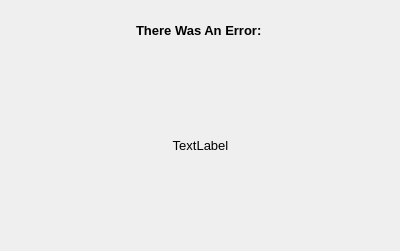
<?xml version="1.0" encoding="UTF-8"?>
<ui version="4.0">
 <class>Dialog</class>
 <widget class="QDialog" name="Dialog">
  <property name="geometry">
   <rect>
    <x>0</x>
    <y>0</y>
    <width>400</width>
    <height>251</height>
   </rect>
  </property>
  <property name="windowTitle">
   <string>Error</string>
  </property>
  <widget class="QLabel" name="label">
   <property name="geometry">
    <rect>
     <x>20</x>
     <y>20</y>
     <width>361</width>
     <height>21</height>
    </rect>
   </property>
   <property name="font">
    <font>
     <pointsize>10</pointsize>
     <weight>75</weight>
     <bold>true</bold>
    </font>
   </property>
   <property name="text">
    <string>There Was An Error: </string>
   </property>
   <property name="alignment">
    <set>Qt::AlignCenter</set>
   </property>
  </widget>
  <widget class="QLabel" name="label_2">
   <property name="geometry">
    <rect>
     <x>20</x>
     <y>60</y>
     <width>361</width>
     <height>171</height>
    </rect>
   </property>
   <property name="font">
    <font>
     <pointsize>10</pointsize>
    </font>
   </property>
   <property name="text">
    <string>TextLabel</string>
   </property>
   <property name="alignment">
    <set>Qt::AlignCenter</set>
   </property>
  </widget>
 </widget>
 <resources/>
 <connections/>
</ui>
